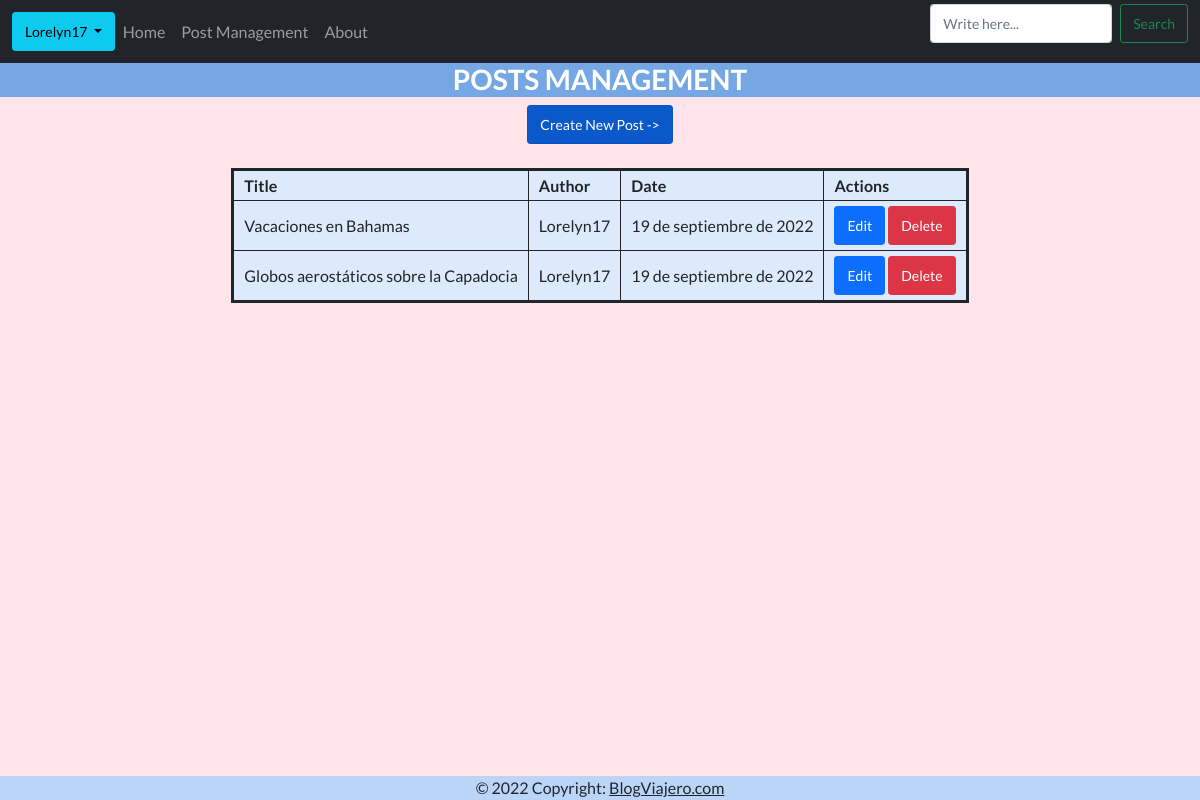
/posts/ (signed in), run on an earlier commit of the app's database.
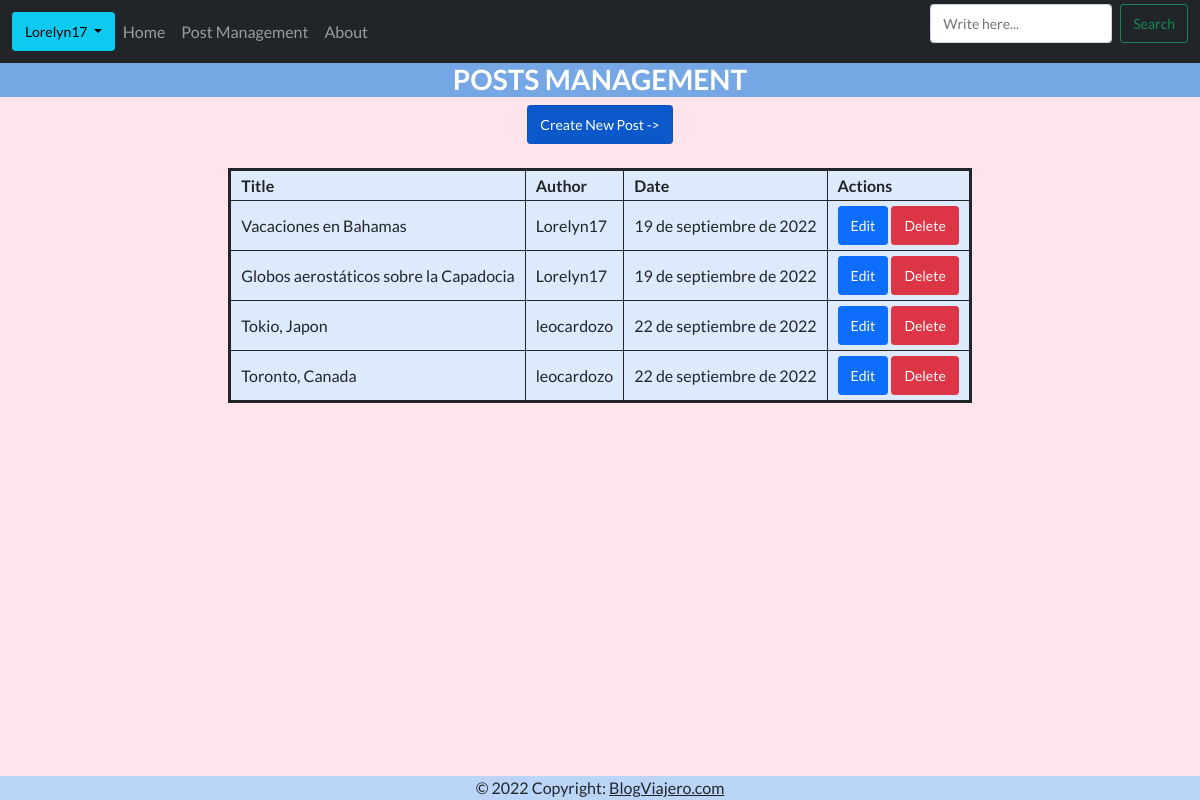
And on a later commit of the database.
### AppBlog/models.py (models this page shows, shortened)
class Post(models.Model):
    title = models.CharField(('Title'), max_length=50)
    subtitle = models.CharField(('Subtitle'), max_length=100)
    content = RichTextField(('Content of Post'), max_length=5000)
    image = models.ImageField(upload_to='post_images')
    author = models.CharField(max_length=60)
    date = models.DateField()

### AppBlog/views.py (the view)
# urls.py: path('posts/', views.PostListView.as_view(), name="posts"),
class PostListView(LoginRequiredMixin, ListView):
    model = Post
    template_name = 'posts.html'

### AppBlog/templates/posts.html (shortened to what this page needs)
{% extends "plantilla_base.html" %}
{% block contenido_base %}
<div style="text-align:center">
  <h3 style="background-color:#74a7e4;color:white;text-transform:uppercase;">
    Posts Management</b>
  </h3>
  <a href="{% url 'create-post' %}" class="btn btn-primary btn-sm active " role="button" aria-pressed="true">
    Create New Post ->
  </a>
  <br>
  <table class="blog-table">
    <thead>
      <tr>
        <td>
          <strong>Title</strong>
        </td>
        <td>
          <strong>Author</strong>
        </td>
        <td>
          <strong>Date</strong>
        </td>
        <td>
          <strong>Actions</strong>
        </td>
      </tr>
    <tbody>
      {% if object_list %}
        {% for post in object_list %}
          <tr>
            <td>{{post.title}}</td>
            <td>{{post.author}}</td>
            <td>{{post.date}}</td>
            <td>
                <a class="btn btn-primary btn-sm" href="{% url 'edit-post' post.id %}">Edit</a>
                <a class="btn btn-danger btn-sm" href="{% url 'delete-post' post.id %}">Delete</a>
            </td>
          </tr>
        {% endfor %}
      {% else %}
        <div class="alert alert-warning" role="alert" style='color:#ed5c53'>
          <h5>There are no posts to show you</h5>
        </div>
      {% endif %}
    </tbody>
  </table>
</div>
{% endblock contenido_base %}

What changed in the data, as far as the page shows it:
added Post: title "Tokio, Japon", author "leocardozo", date "22 de septiembre de 2022"
added Post: title "Toronto, Canada", author "leocardozo", date "22 de septiembre de 2022"
